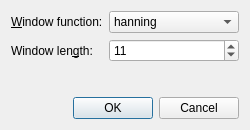
<?xml version="1.0" encoding="UTF-8"?>
<ui version="4.0">
 <class>QSpectrumAnalyzerSmoothingFrequency</class>
 <widget class="QDialog" name="QSpectrumAnalyzerSmoothingFrequency">
  <property name="geometry">
   <rect>
    <x>0</x>
    <y>0</y>
    <width>250</width>
    <height>130</height>
   </rect>
  </property>
  <property name="windowTitle">
   <string>Frequency Smoothing - QSpectrumAnalyzer</string>
  </property>
  <layout class="QVBoxLayout" name="verticalLayout">
   <item>
    <layout class="QFormLayout" name="formLayout">
     <item row="0" column="0">
      <widget class="QLabel" name="label">
       <property name="text">
        <string>&amp;Window function:</string>
       </property>
       <property name="buddy">
        <cstring>windowFunctionComboBox</cstring>
       </property>
      </widget>
     </item>
     <item row="0" column="1">
      <widget class="QComboBox" name="windowFunctionComboBox">
       <property name="currentIndex">
        <number>1</number>
       </property>
       <item>
        <property name="text">
         <string>rectangular</string>
        </property>
       </item>
       <item>
        <property name="text">
         <string>hanning</string>
        </property>
       </item>
       <item>
        <property name="text">
         <string>hamming</string>
        </property>
       </item>
       <item>
        <property name="text">
         <string>bartlett</string>
        </property>
       </item>
       <item>
        <property name="text">
         <string>blackman</string>
        </property>
       </item>
      </widget>
     </item>
     <item row="1" column="0">
      <widget class="QLabel" name="label_2">
       <property name="text">
        <string>Window len&amp;gth:</string>
       </property>
       <property name="buddy">
        <cstring>windowLengthSpinBox</cstring>
       </property>
      </widget>
     </item>
     <item row="1" column="1">
      <widget class="QSpinBox" name="windowLengthSpinBox">
       <property name="minimum">
        <number>3</number>
       </property>
       <property name="maximum">
        <number>1001</number>
       </property>
       <property name="value">
        <number>11</number>
       </property>
      </widget>
     </item>
    </layout>
   </item>
   <item>
    <spacer name="verticalSpacer">
     <property name="orientation">
      <enum>Qt::Vertical</enum>
     </property>
     <property name="sizeHint" stdset="0">
      <size>
       <width>20</width>
       <height>1</height>
      </size>
     </property>
    </spacer>
   </item>
   <item>
    <widget class="QDialogButtonBox" name="buttonBox">
     <property name="orientation">
      <enum>Qt::Horizontal</enum>
     </property>
     <property name="standardButtons">
      <set>QDialogButtonBox::Cancel|QDialogButtonBox::Ok</set>
     </property>
    </widget>
   </item>
  </layout>
 </widget>
 <tabstops>
  <tabstop>windowFunctionComboBox</tabstop>
  <tabstop>windowLengthSpinBox</tabstop>
  <tabstop>buttonBox</tabstop>
 </tabstops>
 <resources/>
 <connections>
  <connection>
   <sender>buttonBox</sender>
   <signal>accepted()</signal>
   <receiver>QSpectrumAnalyzerSmoothingFrequency</receiver>
   <slot>accept()</slot>
   <hints>
    <hint type="sourcelabel">
     <x>218</x>
     <y>104</y>
    </hint>
    <hint type="destinationlabel">
     <x>157</x>
     <y>129</y>
    </hint>
   </hints>
  </connection>
  <connection>
   <sender>buttonBox</sender>
   <signal>rejected()</signal>
   <receiver>QSpectrumAnalyzerSmoothingFrequency</receiver>
   <slot>reject()</slot>
   <hints>
    <hint type="sourcelabel">
     <x>218</x>
     <y>110</y>
    </hint>
    <hint type="destinationlabel">
     <x>224</x>
     <y>129</y>
    </hint>
   </hints>
  </connection>
 </connections>
</ui>
